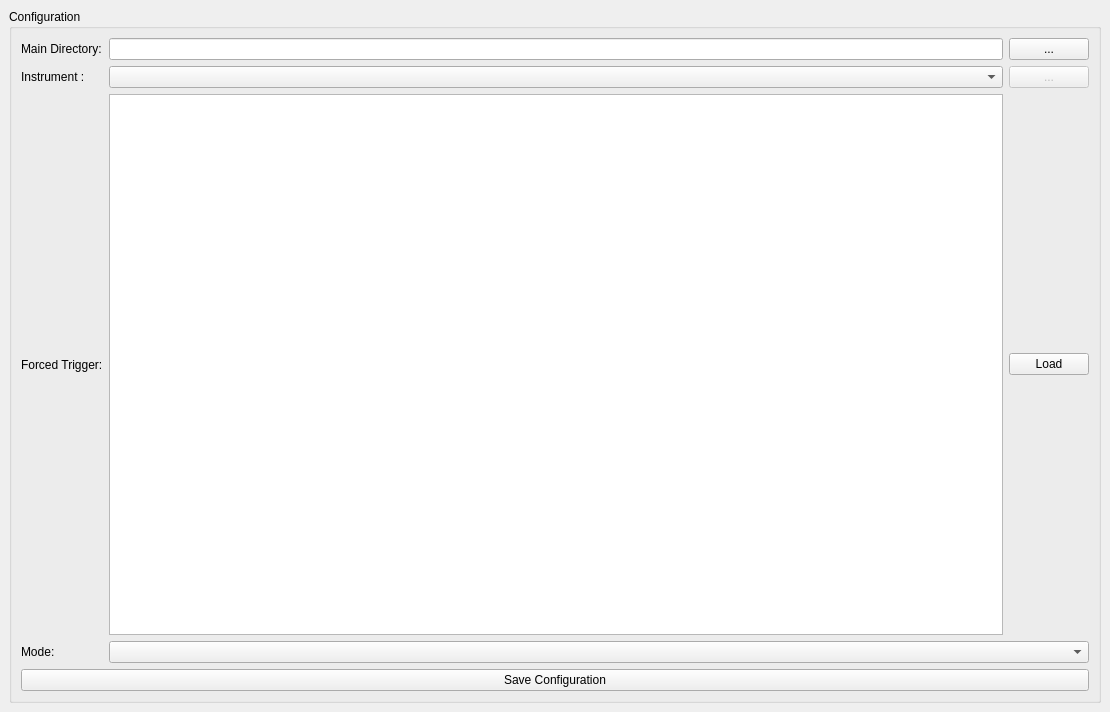
<?xml version="1.0" encoding="UTF-8"?>
<ui version="4.0">
 <class>MainWindow</class>
 <widget class="QMainWindow" name="MainWindow">
  <property name="geometry">
   <rect>
    <x>0</x>
    <y>0</y>
    <width>1110</width>
    <height>712</height>
   </rect>
  </property>
  <property name="sizePolicy">
   <sizepolicy hsizetype="Minimum" vsizetype="Minimum">
    <horstretch>0</horstretch>
    <verstretch>0</verstretch>
   </sizepolicy>
  </property>
  <property name="windowTitle">
   <string>New Configuration ...</string>
  </property>
  <widget class="QWidget" name="centralwidget">
   <layout class="QGridLayout" name="gridLayout_2">
    <item row="0" column="0">
     <widget class="QGroupBox" name="groupBox">
      <property name="sizePolicy">
       <sizepolicy hsizetype="Minimum" vsizetype="Minimum">
        <horstretch>0</horstretch>
        <verstretch>0</verstretch>
       </sizepolicy>
      </property>
      <property name="title">
       <string>Configuration</string>
      </property>
      <layout class="QGridLayout" name="gridLayout">
       <item row="11" column="1" colspan="2">
        <widget class="QComboBox" name="modeBox">
         <property name="sizePolicy">
          <sizepolicy hsizetype="MinimumExpanding" vsizetype="Fixed">
           <horstretch>0</horstretch>
           <verstretch>0</verstretch>
          </sizepolicy>
         </property>
        </widget>
       </item>
       <item row="3" column="1">
        <widget class="QComboBox" name="instrumentBox">
         <property name="sizePolicy">
          <sizepolicy hsizetype="MinimumExpanding" vsizetype="Fixed">
           <horstretch>0</horstretch>
           <verstretch>0</verstretch>
          </sizepolicy>
         </property>
        </widget>
       </item>
       <item row="1" column="2">
        <widget class="QPushButton" name="mainDirectoryButton">
         <property name="sizePolicy">
          <sizepolicy hsizetype="Minimum" vsizetype="Fixed">
           <horstretch>0</horstretch>
           <verstretch>0</verstretch>
          </sizepolicy>
         </property>
         <property name="text">
          <string>...</string>
         </property>
        </widget>
       </item>
       <item row="12" column="0" colspan="3">
        <widget class="QPushButton" name="saveButton">
         <property name="sizePolicy">
          <sizepolicy hsizetype="MinimumExpanding" vsizetype="Fixed">
           <horstretch>0</horstretch>
           <verstretch>0</verstretch>
          </sizepolicy>
         </property>
         <property name="text">
          <string>Save Configuration</string>
         </property>
        </widget>
       </item>
       <item row="1" column="1">
        <widget class="QLineEdit" name="mainDirectoryLineEdit">
         <property name="sizePolicy">
          <sizepolicy hsizetype="MinimumExpanding" vsizetype="Fixed">
           <horstretch>0</horstretch>
           <verstretch>0</verstretch>
          </sizepolicy>
         </property>
        </widget>
       </item>
       <item row="3" column="0">
        <widget class="QLabel" name="instrumentLabel">
         <property name="sizePolicy">
          <sizepolicy hsizetype="Minimum" vsizetype="Preferred">
           <horstretch>0</horstretch>
           <verstretch>0</verstretch>
          </sizepolicy>
         </property>
         <property name="text">
          <string>Instrument :</string>
         </property>
        </widget>
       </item>
       <item row="3" column="2">
        <widget class="QPushButton" name="instrumentButton">
         <property name="enabled">
          <bool>false</bool>
         </property>
         <property name="sizePolicy">
          <sizepolicy hsizetype="Minimum" vsizetype="Fixed">
           <horstretch>0</horstretch>
           <verstretch>0</verstretch>
          </sizepolicy>
         </property>
         <property name="text">
          <string>...</string>
         </property>
        </widget>
       </item>
       <item row="1" column="0">
        <widget class="QLabel" name="mainDirectoryLabel">
         <property name="sizePolicy">
          <sizepolicy hsizetype="Minimum" vsizetype="Preferred">
           <horstretch>0</horstretch>
           <verstretch>0</verstretch>
          </sizepolicy>
         </property>
         <property name="text">
          <string>Main Directory:</string>
         </property>
        </widget>
       </item>
       <item row="11" column="0">
        <widget class="QLabel" name="modeLabel">
         <property name="sizePolicy">
          <sizepolicy hsizetype="Minimum" vsizetype="Preferred">
           <horstretch>0</horstretch>
           <verstretch>0</verstretch>
          </sizepolicy>
         </property>
         <property name="text">
          <string>Mode:</string>
         </property>
        </widget>
       </item>
       <item row="4" column="1">
        <widget class="QTableView" name="ftView">
         <property name="sizePolicy">
          <sizepolicy hsizetype="MinimumExpanding" vsizetype="MinimumExpanding">
           <horstretch>0</horstretch>
           <verstretch>0</verstretch>
          </sizepolicy>
         </property>
        </widget>
       </item>
       <item row="4" column="0">
        <widget class="QLabel" name="ftLabel">
         <property name="sizePolicy">
          <sizepolicy hsizetype="Minimum" vsizetype="Preferred">
           <horstretch>0</horstretch>
           <verstretch>0</verstretch>
          </sizepolicy>
         </property>
         <property name="text">
          <string>Forced Trigger:</string>
         </property>
        </widget>
       </item>
       <item row="4" column="2">
        <widget class="QPushButton" name="ftButton">
         <property name="sizePolicy">
          <sizepolicy hsizetype="Minimum" vsizetype="Fixed">
           <horstretch>0</horstretch>
           <verstretch>0</verstretch>
          </sizepolicy>
         </property>
         <property name="text">
          <string>Load</string>
         </property>
        </widget>
       </item>
      </layout>
     </widget>
    </item>
   </layout>
  </widget>
  <action name="actionExit">
   <property name="text">
    <string>Exit</string>
   </property>
  </action>
  <action name="actionNew_Configuration">
   <property name="text">
    <string>New Configuration</string>
   </property>
  </action>
  <action name="actionLoad_Configuration">
   <property name="text">
    <string>Load Configuration</string>
   </property>
  </action>
  <action name="actionSave_Configuration">
   <property name="text">
    <string>Save Configuration</string>
   </property>
  </action>
 </widget>
 <resources/>
 <connections/>
</ui>
